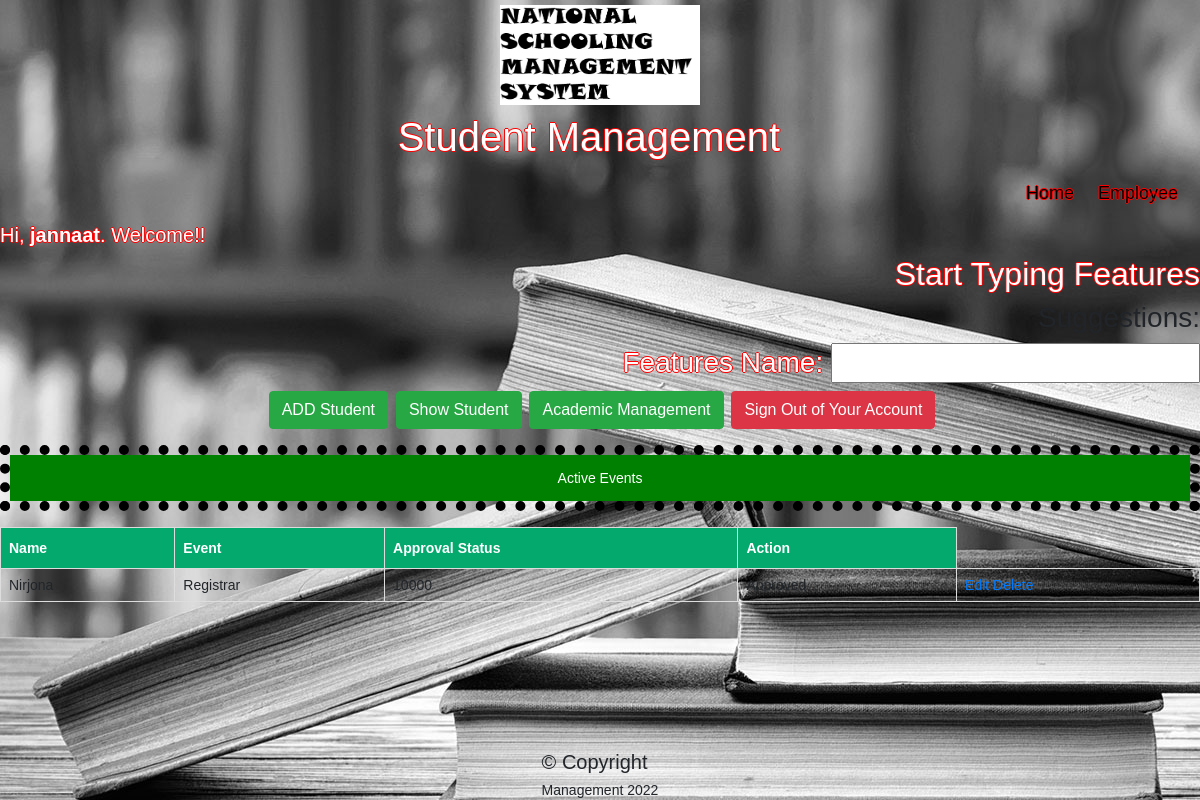
The page /mvc/view/profile.php (signed in) on the database its author committed.
### tables this page shows
CREATE TABLE `events` (
  `id` int(11) NOT NULL,
  `client_name` varchar(50) NOT NULL,
  `event_name` varchar(255) NOT NULL,
  `price` varchar(255) NOT NULL,
  `approval_status` tinyint(1) NOT NULL
);

### mvc/model/model.php (called while the page is built, shortened)
<?php
function showAllEvent(){
 $conn = db_conn();
    $selectQuery = 'SELECT * FROM `events` ';
    try{
        $stmt = $conn->query($selectQuery);
    }catch(PDOException $e){
        echo $e->getMessage();
    }
    $rows = $stmt->fetchAll(PDO::FETCH_ASSOC);
    return $rows;
}

### mvc/controller/eventInfo.php (called while the page is built, shortened)
<?php
require_once ('../model/model.php');
function fetchAllEvent(){
	return showAllEvent();
}

### mvc/view/profile.php (the view, shortened to what this page needs)
<!DOCTYPE html>
<html>
<body>
<?php include ("header.php"); ?>
<h1 class = "textWhite" style="font-family: Arial, Helvetica, sans-serif;
  font-size: 20px ;">Hi, <b><?php echo htmlspecialchars($_SESSION["username"]); ?></b>. Welcome!!</h1>
<div style="text-align : center;">
<h2 align='right' class = "textWhite" >Start Typing Features</h2>
<h3 align='right'>Suggestions: <span id="txtHint"></span><h3/>
<h3 align='right'class = "textWhite" >Features Name: <input type="text" id="txt1" onkeyup="showHint(this.value)"></h3>
</div>
</body>
</html>
<?php
require_once '../controller/eventInfo.php';
$events = fetchAllEvent();
?>
<!DOCTYPE html>
<html lang="en">
<head>
    <link rel="stylesheet" href="https://stackpath.bootstrapcdn.com/bootstrap/4.5.2/css/bootstrap.min.css">
</head>
<body>
    <p align='center'>
        <a href="../View/Registrar/addstudents.php" class="btn btn-success ml-1">ADD Student</a>
        <a href="../View/Registrar/students.php" class="btn btn-success ml-1">Show Student</a>
        <a href="../view/Registrar/ardm.php" class="btn btn-success ml-1">Academic Management</a>
        <a href="../controller/logout.php" class="btn btn-danger ml-1">Sign Out of Your Account</a>
    <p style="color:white;text-align:center; border: 10px dotted black;
  padding: 15px;
  background: green;
  background-clip: padding-box;">
        Active Events
    </p>
    <table id="customers">
    <thead>
        <tr>
            <th>Name</th>
             <th>Event</th>
            <th>Approval Status</th>
            <th>Action</th>
        </tr>
    </thead>
    <tbody>
        <?php foreach ($events as $i => $event): ?>
            <tr>
                <td><?php echo $event['client_name'] ?></td>
                <td><?php echo $event['event_name'] ?></td>
                <td><?php echo $event['price'] ?></td>
                <td><?php if ($event['approval_status'] == 0) {
                 echo "Not Approved";
                }
                else {
                echo "Approved";
                } ?></td>
                <td><a href="editEvent.php?id=<?php echo $event['id'] ?>">Edit</a>&nbsp<a href="../controller/deleteEvent.php?id=<?php echo $event['id'] ?>" onclick="return confirm('Are you sure want to delete this ?')">Delete</a></td>
            </tr>
        <?php endforeach; ?>
    </tbody>
</table>
    <br>
    <br>
    <br>
    <br>
    <br>
    <br>
    </p>
</body>
</html>
<?php
include ("../view/footer.php");
?>

### mvc/view/header.php (style rules this page uses)
* { box-sizing: border-box; }
body { margin: 0; font-family: Arial, Helvetica, sans-serif; }

### mvc/view/profile.php (style rules this page uses)
.textWhite { color:white;text-shadow: -1px 0px 0px red, 1px 0px 0px red, 0px -1px 0px red, 0px 1px 0px red;color: white }
body { font: 14px sans-serif; background-image: url('../upload/Library.jpg'); }
#customers { font-family: Arial, Helvetica, sans-serif; font-size: 20px border-collapse: collapse; width: 100%; }
#customers td, #customers th { border: 1px solid #ddd; padding: 8px; }
#customers th { padding-top: 12px; padding-bottom: 12px; text-align: left; background-color: #04AA6D; color: white; }

### mvc/view/footer.php (style rules this page uses)
body { font: 14px sans-serif; }

### rows shown on the page
events: client_name "Nirjona", event_name "Registrar", price "10000", approval_status "Approved"

### other values the page prints
$_SESSION["username"] "jannaat"
